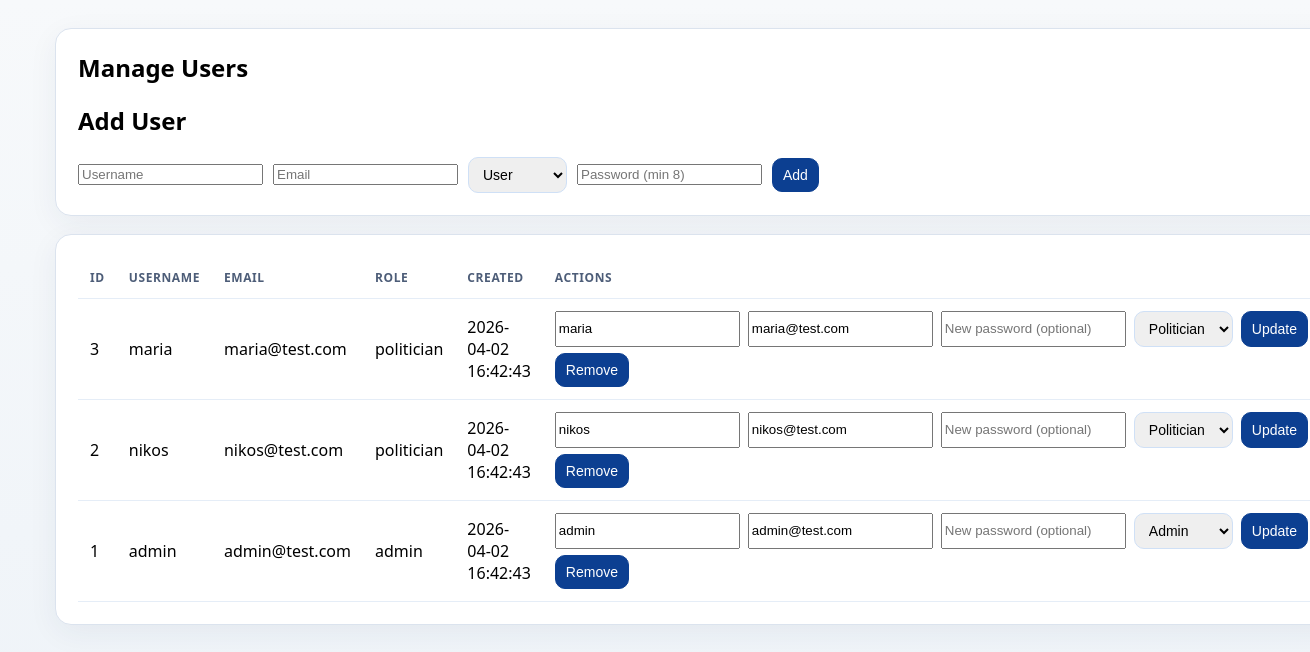
/admin/manage_users.php (signed in), run on the app's committed database.
### tables this page shows
CREATE TABLE users (
    id INT AUTO_INCREMENT PRIMARY KEY,
    username VARCHAR(100) NOT NULL,
    email VARCHAR(100) UNIQUE NOT NULL,
    password_hash VARCHAR(255) NOT NULL,
    role ENUM('admin', 'politician', 'user') DEFAULT 'user',
    created_at TIMESTAMP DEFAULT CURRENT_TIMESTAMP
);

### admin/manage_users.php (the view, shortened to what this page needs)
<?php
require_once __DIR__ . '/../includes/db.php';
$users = $pdo->query('SELECT id, username, email, role, created_at FROM users ORDER BY id DESC')->fetchAll();
function esc(string $v): string { return htmlspecialchars($v, ENT_QUOTES, 'UTF-8'); }
?>
<!doctype html>
<html lang="en">
<head>
    <link rel="stylesheet" href="../assets/css/admin.css">
</head>
<body>
<main class="page-wrap">
    <section class="card">
        <h1>Manage Users</h1>
        <h2>Add User</h2>
        <form method="POST" class="filter-form">
            <input type="text" name="username" placeholder="Username" required>
            <input type="email" name="email" placeholder="Email" required>
            <select name="role">
                <option value="user">User</option>
            </select>
            <input type="password" name="password" placeholder="Password (min 8)" required>
            <button type="submit">Add</button>
        </form>
    </section>
    <section class="card">
        <div class="table-wrap">
            <table>
                <thead><tr><th>ID</th><th>Username</th><th>Email</th><th>Role</th><th>Created</th><th>Actions</th></tr></thead>
                <tbody>
                <?php foreach ($users as $user): ?>
                    <tr>
                        <td><?= (int) $user['id'] ?></td>
                        <td><?= esc((string) $user['username']) ?></td>
                        <td><?= esc((string) $user['email']) ?></td>
                        <td><?= esc((string) $user['role']) ?></td>
                        <td><?= esc((string) $user['created_at']) ?></td>
                        <td>
                            <form method="POST" class="inline-form" style="margin-bottom:6px;">
                                <input type="text" name="username" value="<?= esc((string) $user['username']) ?>" required>
                                <input type="email" name="email" value="<?= esc((string) $user['email']) ?>" required>
                                <input type="password" name="new_password" placeholder="New password (optional)">
                                <select name="role">
                                    <option value="politician" <?= $user['role'] === 'politician' ? 'selected' : '' ?>>Politician</option>
                                    <option value="admin" <?= $user['role'] === 'admin' ? 'selected' : '' ?>>Admin</option>
                                </select>
                                <button type="submit">Update</button>
                            </form>
                            <form method="POST" class="inline-form">
                                <button type="submit">Remove</button>
                            </form>
                        </td>
                    </tr>
                <?php endforeach; ?>
                </tbody>
            </table>
        </div>
    </section>
</main>
</body>
</html>

### assets/css/admin.css (style rules this page uses)
* { box-sizing: border-box; }
body { margin: 0; font-family: "Segoe UI", Tahoma, Geneva, Verdana, sans-serif; background: linear-gradient(180deg, #f7f9fb 0%, #eef3f8 100%); min-height: 100vh; display: flex; flex-direction: column; }
.page-wrap { width: min(1200px, 100% - 24px); margin: 28px auto 48px; display: grid; gap: 18px; }
.card { background: #fff; border: 1px solid #dbe3ee; border-radius: 16px; padding: 22px; box-shadow: 0 8px 30px rgba(28, 48, 77, 0.06); }
.card h1 { margin-top: 0; }
.filter-form { display: flex; align-items: center; gap: 10px; flex-wrap: wrap; }
.filter-form select, .filter-form button, .inline-form select, .inline-form button { border: 1px solid #cfe0f6; border-radius: 10px; padding: 8px 10px; font-size: 14px; }
.filter-form button, .inline-form button { background: #0c3f91; border-color: #0c3f91; color: #fff; cursor: pointer; }
.table-wrap { overflow-x: auto; }
table { width: 100%; border-collapse: collapse; min-width: 1050px; }
th, td { text-align: left; padding: 12px; border-bottom: 1px solid #e5edf7; }
thead th { text-transform: uppercase; letter-spacing: 0.05em; font-size: 12px; color: #4d5d78; }
.inline-form { display: flex; gap: 8px; }

### data on the page
users: id "3", username "maria", email "maria@test.com", role "politician", created_at "2026-04-02 16:42:43", role "Politician"
users: id "2", username "nikos", email "nikos@test.com", role "politician", created_at "2026-04-02 16:42:43", role "Politician"
users: id "1", username "admin", email "admin@test.com", role "admin", created_at "2026-04-02 16:42:43", role "Admin"
